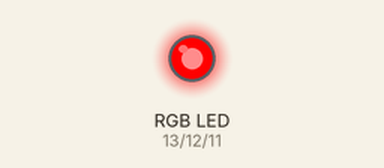
Simulated run of this sketch. Board: Arduino Uno, built with avr-gcc and run on an emulated ATmega328P. On the bench: an RGB LED mixed from three pins (HIGH = lit).

Above: at 1.0 s.
At 3.0 s:
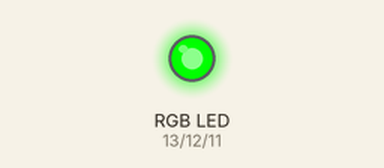
At 5.0 s:
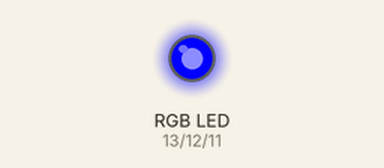
At 7.0 s:
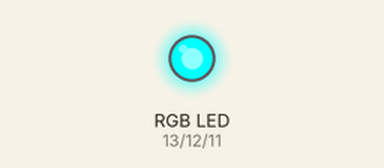
Timing chart, 0 to 10.4 s (numbered marks = the images above):
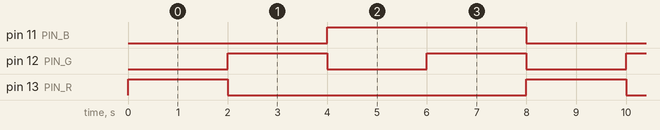

The sketch:

ledrgb.ino
```cpp
const int PIN_R = 13;
const int PIN_G = 12;
const int PIN_B = 11;

void setup() {
  pinMode(PIN_R, OUTPUT);
  pinMode(PIN_G, OUTPUT);
  pinMode(PIN_B, OUTPUT);

  // Matikan semua LED
  digitalWrite(PIN_R, LOW);
  digitalWrite(PIN_G, LOW);
  digitalWrite(PIN_B, LOW);
}

void loop() {
  // Merah menyala
  digitalWrite(PIN_R, HIGH);
  delay(2000);
  digitalWrite(PIN_R, LOW);

  // Hijau menyala
  digitalWrite(PIN_G, HIGH);
  delay(2000);
  digitalWrite(PIN_G, LOW);

  // Biru menyala
  digitalWrite(PIN_B, HIGH);
  delay(2000);
  digitalWrite(PIN_B, LOW);

  // Hijau dan biru menyala
  digitalWrite(PIN_G, HIGH);
  digitalWrite(PIN_B, HIGH);
  delay(2000);
  digitalWrite(PIN_G, LOW);
  digitalWrite(PIN_B, LOW);
}
```

Measured:
- by itself, pin 11 (PIN_B): alternates HIGH for 4.0 s and LOW for 4.0 s
- by itself, pin 12 (PIN_G): alternates HIGH for 2.0 s and LOW for 2.0 s
- by itself, pin 13 (PIN_R): alternates HIGH for 2.0 s and LOW for 6.0 s
